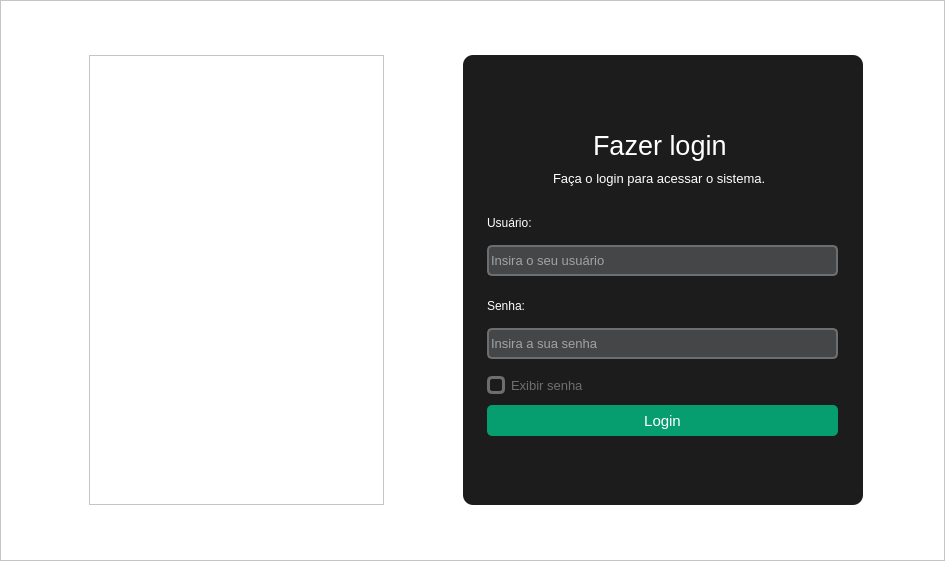
<?xml version="1.0" encoding="UTF-8"?>
<ui version="4.0">
 <class>MainWindow</class>
 <widget class="QMainWindow" name="MainWindow">
  <property name="geometry">
   <rect>
    <x>0</x>
    <y>0</y>
    <width>945</width>
    <height>561</height>
   </rect>
  </property>
  <property name="maximumSize">
   <size>
    <width>1000</width>
    <height>700</height>
   </size>
  </property>
  <property name="windowTitle">
   <string>Login | Sistema de Reconhecimento Facial</string>
  </property>
  <widget class="QWidget" name="centralwidget">
   <property name="minimumSize">
    <size>
     <width>785</width>
     <height>482</height>
    </size>
   </property>
   <layout class="QVBoxLayout" name="verticalLayout">
    <property name="spacing">
     <number>0</number>
    </property>
    <property name="leftMargin">
     <number>0</number>
    </property>
    <property name="topMargin">
     <number>0</number>
    </property>
    <property name="rightMargin">
     <number>0</number>
    </property>
    <property name="bottomMargin">
     <number>0</number>
    </property>
    <item>
     <widget class="QFrame" name="frm_fundo">
      <property name="styleSheet">
       <string notr="true">background-color: rgb(255, 255, 255);</string>
      </property>
      <property name="frameShape">
       <enum>QFrame::StyledPanel</enum>
      </property>
      <property name="frameShadow">
       <enum>QFrame::Raised</enum>
      </property>
      <layout class="QGridLayout" name="gridLayout">
       <property name="topMargin">
        <number>0</number>
       </property>
       <property name="rightMargin">
        <number>0</number>
       </property>
       <property name="bottomMargin">
        <number>0</number>
       </property>
       <property name="spacing">
        <number>0</number>
       </property>
       <item row="1" column="1">
        <widget class="QFrame" name="frm_fundoLogin">
         <property name="maximumSize">
          <size>
           <width>400</width>
           <height>450</height>
          </size>
         </property>
         <property name="font">
          <font>
           <family>Arial</family>
           <pointsize>10</pointsize>
          </font>
         </property>
         <property name="styleSheet">
          <string notr="true">background-color: rgb(28, 28, 28);
border-radius: 10px;</string>
         </property>
         <property name="frameShape">
          <enum>QFrame::StyledPanel</enum>
         </property>
         <property name="frameShadow">
          <enum>QFrame::Raised</enum>
         </property>
         <widget class="QLabel" name="lblTitulo">
          <property name="geometry">
           <rect>
            <x>130</x>
            <y>60</y>
            <width>141</width>
            <height>61</height>
           </rect>
          </property>
          <property name="font">
           <font>
            <family>Arial</family>
            <pointsize>20</pointsize>
            <weight>50</weight>
            <italic>false</italic>
            <bold>false</bold>
           </font>
          </property>
          <property name="styleSheet">
           <string notr="true">color: rgb(255, 255, 255);
font: 20pt &quot;Arial&quot;;
background-position:center;</string>
          </property>
          <property name="text">
           <string>Fazer login </string>
          </property>
         </widget>
         <widget class="QLabel" name="lblSubtitulo">
          <property name="geometry">
           <rect>
            <x>90</x>
            <y>115</y>
            <width>221</width>
            <height>16</height>
           </rect>
          </property>
          <property name="font">
           <font>
            <family>Arial</family>
            <pointsize>10</pointsize>
            <weight>50</weight>
            <bold>false</bold>
           </font>
          </property>
          <property name="styleSheet">
           <string notr="true">color: rgb(255, 255, 255);</string>
          </property>
          <property name="text">
           <string>Faça o login para acessar o sistema.</string>
          </property>
         </widget>
         <widget class="QLabel" name="lblUsuario">
          <property name="geometry">
           <rect>
            <x>24</x>
            <y>160</y>
            <width>71</width>
            <height>16</height>
           </rect>
          </property>
          <property name="styleSheet">
           <string notr="true">color: rgb(255, 255, 255);
font: 12pt &quot;Arial&quot;;
</string>
          </property>
          <property name="text">
           <string>Usuário:</string>
          </property>
         </widget>
         <widget class="QLineEdit" name="etyUsuario">
          <property name="geometry">
           <rect>
            <x>24</x>
            <y>190</y>
            <width>351</width>
            <height>31</height>
           </rect>
          </property>
          <property name="font">
           <font>
            <family>Arial</family>
            <pointsize>10</pointsize>
            <weight>50</weight>
            <italic>false</italic>
            <bold>false</bold>
           </font>
          </property>
          <property name="styleSheet">
           <string notr="true">QLineEdit{
	background-color: #454648;
	border-radius:5px;
	border: 2px solid #6C6F71;
	color:#ffffff;
}

QLineEdit:focus{
	border: 2px solid #069E6E;
}</string>
          </property>
          <property name="placeholderText">
           <string>Insira o seu usuário</string>
          </property>
         </widget>
         <widget class="QLabel" name="lblSenha">
          <property name="geometry">
           <rect>
            <x>24</x>
            <y>243</y>
            <width>71</width>
            <height>16</height>
           </rect>
          </property>
          <property name="styleSheet">
           <string notr="true">color: rgb(255, 255, 255);
font: 12pt &quot;Arial&quot;;
</string>
          </property>
          <property name="text">
           <string>Senha:</string>
          </property>
         </widget>
         <widget class="QLineEdit" name="etySenha">
          <property name="geometry">
           <rect>
            <x>24</x>
            <y>273</y>
            <width>351</width>
            <height>31</height>
           </rect>
          </property>
          <property name="font">
           <font>
            <family>Arial</family>
            <pointsize>10</pointsize>
            <weight>50</weight>
            <italic>false</italic>
            <bold>false</bold>
           </font>
          </property>
          <property name="styleSheet">
           <string notr="true">QLineEdit{
	background-color: #454648;
	border-radius:5px;
	border: 2px solid #6C6F71;
	color:#ffffff;
}

QLineEdit:focus{
	border: 2px solid #069E6E;
}</string>
          </property>
          <property name="echoMode">
           <enum>QLineEdit::Password</enum>
          </property>
          <property name="placeholderText">
           <string>Insira a sua senha</string>
          </property>
         </widget>
         <widget class="QPushButton" name="btnLogin">
          <property name="geometry">
           <rect>
            <x>24</x>
            <y>350</y>
            <width>351</width>
            <height>31</height>
           </rect>
          </property>
          <property name="font">
           <font>
            <family>Arial</family>
            <pointsize>11</pointsize>
            <weight>50</weight>
            <italic>false</italic>
            <bold>false</bold>
           </font>
          </property>
          <property name="styleSheet">
           <string notr="true">QPushButton{
	background-color:#069E6E;
	color:#ffffff;
	border-radius:5px;
}

QPushButton:hover{
	background-color:#047b55;
}

QPushButton:pressed{
	background-color: rgb(2, 45, 29);
}</string>
          </property>
          <property name="text">
           <string>Login</string>
          </property>
         </widget>
         <widget class="QCheckBox" name="chkboxExibirSenha">
          <property name="geometry">
           <rect>
            <x>24</x>
            <y>320</y>
            <width>101</width>
            <height>21</height>
           </rect>
          </property>
          <property name="font">
           <font>
            <family>Arial</family>
            <pointsize>10</pointsize>
           </font>
          </property>
          <property name="styleSheet">
           <string notr="true">QCheckBox{
	color: #6C6F71;
}

QCheckBox::indicator{
	border: 3px solid #6C6F71;
	width: 12px;
	height:12px;
	border-radius:5px;
}

QCheckBox::indicator:checked{
	border: 3px solid #069E6E;
	background-color: #069E6E;
}

</string>
          </property>
          <property name="text">
           <string>Exibir senha</string>
          </property>
         </widget>
        </widget>
       </item>
       <item row="1" column="0">
        <widget class="QFrame" name="frm_imgLogo">
         <property name="maximumSize">
          <size>
           <width>295</width>
           <height>16777215</height>
          </size>
         </property>
         <property name="styleSheet">
          <string notr="true">background-image: url(:/imagens/imgLogo.png);
background-repeat:no-repeat;
background-position:left;</string>
         </property>
         <property name="frameShape">
          <enum>QFrame::StyledPanel</enum>
         </property>
         <property name="frameShadow">
          <enum>QFrame::Raised</enum>
         </property>
        </widget>
       </item>
      </layout>
     </widget>
    </item>
   </layout>
  </widget>
  <widget class="QMenuBar" name="menubar">
   <property name="geometry">
    <rect>
     <x>0</x>
     <y>0</y>
     <width>945</width>
     <height>21</height>
    </rect>
   </property>
  </widget>
 </widget>
 <resources>
  <include location="../imagens/imagens_usadas.qrc"/>
 </resources>
 <connections/>
</ui>
